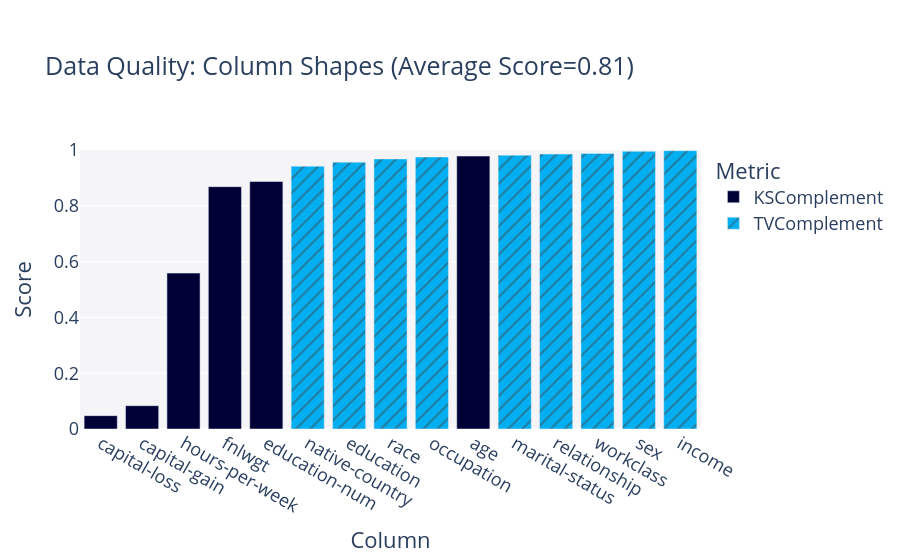

Notebook code for this chart:
### Markdown cell above
## Statistical similarity evaluation

### Code cell
metadata = convert_metadata_to_sdm_format(full_ds.description.schema)
quality_report = QualityReport()
quality_report.generate(train_ds.data, synth_data.data, metadata)
fig = quality_report.get_visualization(property_name='Column Shapes')
fig.show()

results_exp['Column Pair Trends'] = quality_report.get_details('Column Pair Trends').mean()['Score']
results_exp['Column Shapes'] = quality_report.get_details('Column Shapes').mean()['Score']

### Figure 1 — Plotly figure (JSON) as saved in the notebook; plotly's stock layout.template omitted (floating-point values rounded to 4 significant figures)
{"data": [{"alignmentgroup": "True", "customdata": [["KSComplement"], ["KSComplement"], ["KSComplement"], ["KSComplement"], ["KSComplement"], ["KSComplement"]], "hovertemplate": "<b>%{hovertext}</b><br><br>Metric=%{customdata[0]}<br>Score=%{y}<extra></extra>", "hovertext": ["age", "fnlwgt", "education-num", "capital-gain", "capital-loss", "hours-per-week"], "legendgroup": "KSComplement", "marker": {"color": "#000036", "pattern": {"shape": ""}}, "name": "KSComplement", "offsetgroup": "KSComplement", "orientation": "v", "showlegend": true, "textposition": "auto", "type": "bar", "x": ["age", "fnlwgt", "education-num", "capital-gain", "capital-loss", "hours-per-week"], "xaxis": "x", "y": [0.9782, 0.8685, 0.887, 0.08347, 0.04783, 0.5587], "yaxis": "y"}, {"alignmentgroup": "True", "customdata": [["TVComplement"], ["TVComplement"], ["TVComplement"], ["TVComplement"], ["TVComplement"], ["TVComplement"], ["TVComplement"], ["TVComplement"], ["TVComplement"]], "hovertemplate": "<b>%{hovertext}</b><br><br>Metric=%{customdata[0]}<br>Score=%{y}<extra></extra>", "hovertext": ["workclass", "education", "marital-status", "occupation", "relationship", "race", "sex", "native-country", "income"], "legendgroup": "TVComplement", "marker": {"color": "#03AFF1", "pattern": {"shape": "/"}}, "name": "TVComplement", "offsetgroup": "TVComplement", "orientation": "v", "showlegend": true, "textposition": "auto", "type": "bar", "x": ["workclass", "education", "marital-status", "occupation", "relationship", "race", "sex", "native-country", "income"], "xaxis": "x", "y": [0.9877, 0.9565, 0.9815, 0.9749, 0.9853, 0.968, 0.9953, 0.942, 0.9975], "yaxis": "y"}], "layout": {"barmode": "relative", "font": {"size": 18}, "legend": {"title": {"text": "Metric"}, "tracegroupgap": 0}, "margin": {"t": 150}, "plot_bgcolor": "#F5F5F8", "title": {"text": "Data Quality: Column Shapes (Average Score=0.81)"}, "xaxis": {"anchor": "y", "categoryorder": "total ascending", "domain": [0, 1], "title": {"text": "Column"}}, "yaxis": {"anchor": "x", "domain": [0, 1], "range": [0, 1], "title": {"text": "Score"}}}}
